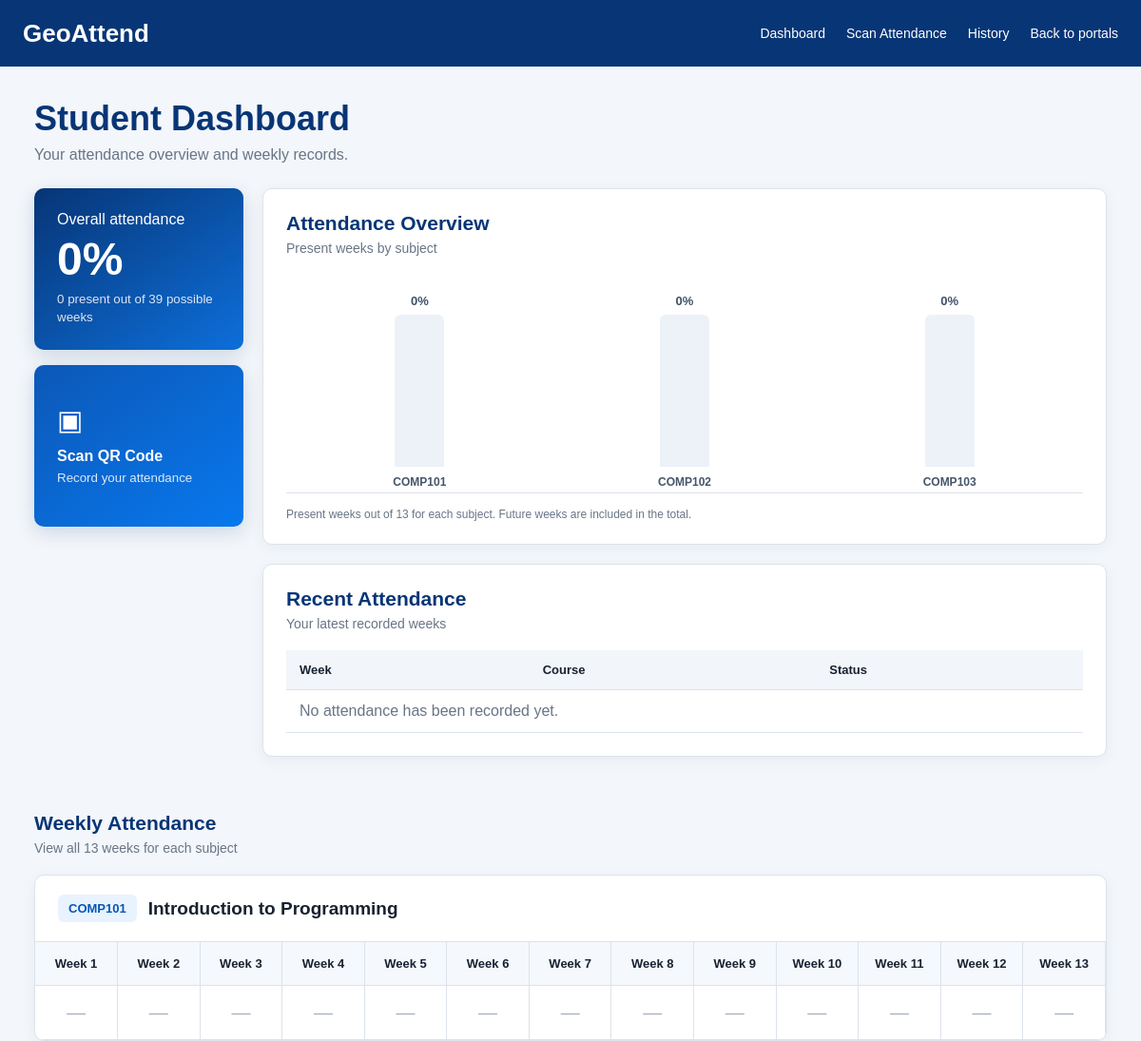
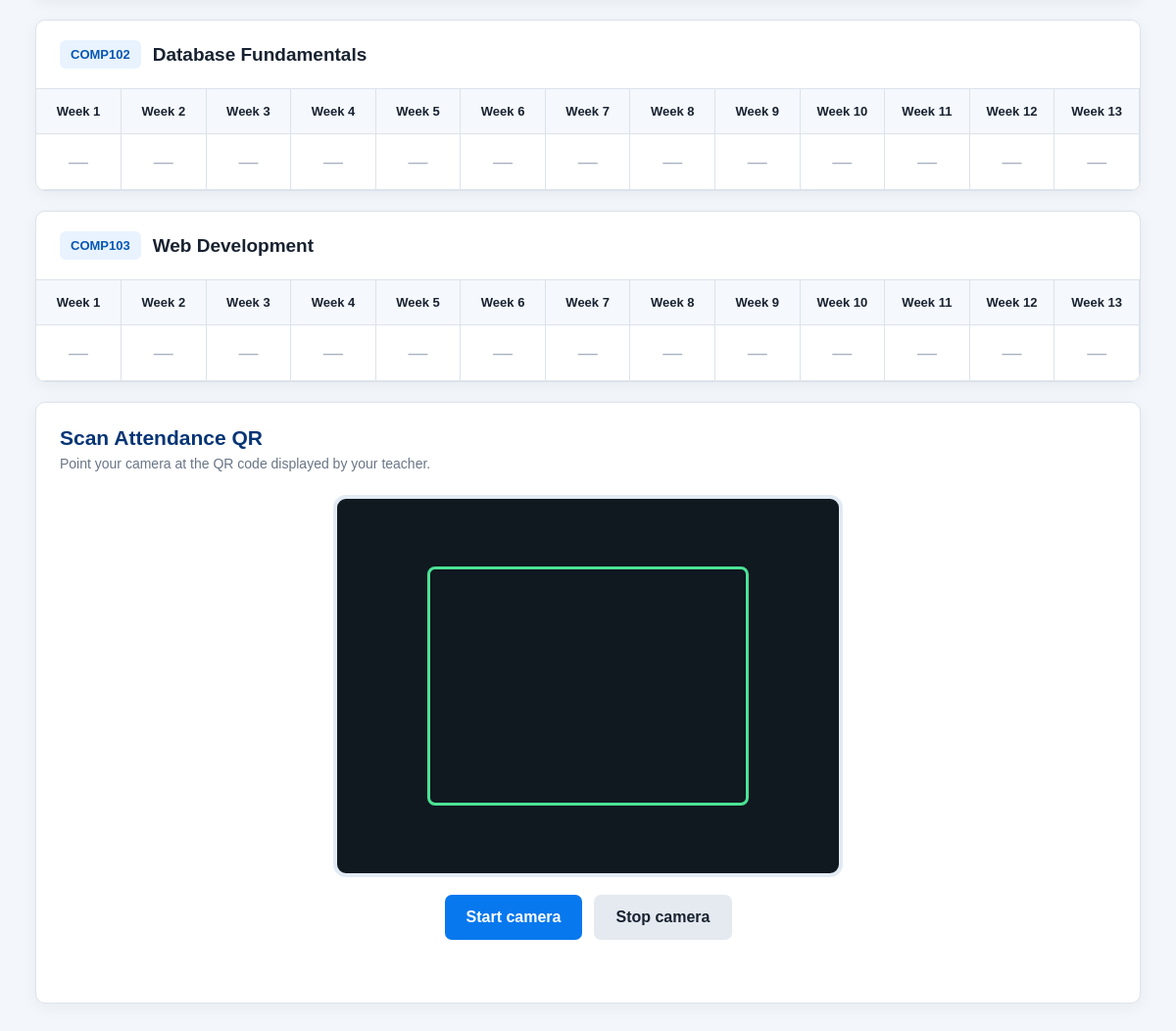
The page /student/3 on the database its author committed (2 pictures, top to bottom).
### tables this page shows
CREATE TABLE class_sections (
    section_id INTEGER PRIMARY KEY AUTOINCREMENT,

    course_id INTEGER NOT NULL REFERENCES courses(course_id),
    lecturer_id INTEGER NOT NULL REFERENCES lecturers(lecturer_id),
    room_id INTEGER NOT NULL REFERENCES rooms(room_id),

    semester TEXT NOT NULL,
    academic_year TEXT NOT NULL,

    day_of_week TEXT NOT NULL
        CHECK (day_of_week IN (
            'MONDAY',
            'TUESDAY',
            'WEDNESDAY',
            'THURSDAY',
            'FRIDAY',
            'SATURDAY',
            'SUNDAY'
        )),

    start_time TEXT NOT NULL,
    end_time TEXT NOT NULL,

    section_status TEXT NOT NULL DEFAULT 'ACTIVE'
        CHECK (section_status IN ('ACTIVE', 'INACTIVE'))
);

CREATE TABLE courses (
    course_id INTEGER PRIMARY KEY AUTOINCREMENT,
    course_code TEXT NOT NULL UNIQUE,
    course_name TEXT NOT NULL,
    course_description TEXT
);

### app.py (the view)
@app.route('/student/<int:student_id>')
def student_page(student_id):
    subjects = db.student_subjects(student_id)
    grids = {}
    for subject in subjects:
        subject_id = subject['subject_id']
        grids[subject_id] = db.attendance_grid(
            subject_id
        )
    return render_template(
        'student.html',
        student_id=student_id,
        subjects=subjects,
        grids=grids
    )

### database.py (called while the page is built)
def connect():
    db = sqlite3.connect(DATABASE)
    db.row_factory = sqlite3.Row
    db.execute('PRAGMA foreign_keys = ON')
    return db

def read(sql, values=()):
    with closing(connect()) as db:
        return db.execute(sql, values).fetchall()

def student_subjects(student_id):
    return read(
        '''
        SELECT
            cs.section_id AS subject_id,
            c.course_code AS code,
            c.course_name AS name

        FROM enrolments e

        JOIN class_sections cs USING(section_id)
        JOIN courses c USING(course_id)

        WHERE e.student_id = ?
          AND e.enrolment_status = 'ACTIVE'
          AND cs.section_status = 'ACTIVE'
        ''',
        (student_id,)
    )

def first_week(subject_id):
    rows = read(
        '''
        SELECT MIN(session_date) AS first_date
        FROM attendance_sessions
        WHERE section_id = ?
        ''',
        (subject_id,)
    )
    if rows[0]['first_date']:
        return date.fromisoformat(
            rows[0]['first_date']
        )
    return date.today()

def attendance_grid(subject_id):
    start = first_week(subject_id)
    rows = read(
        '''
        SELECT
            a.student_id,
            a.final_status,
            s.session_date

        FROM attendance_records a

        JOIN attendance_sessions s USING(session_id)

        WHERE s.section_id = ?
        ''',
        (subject_id,)
    )
    grid = {}
    for row in rows:
        session_date = date.fromisoformat(
            row['session_date']
        )
        week = (
            (session_date - start).days // 7
        ) + 1
        grid[
            (
                row['student_id'],
                week
            )
        ] = row['final_status'] or ''
    return grid

### templates/student.html (shortened to what this page needs)
<!DOCTYPE html>
<html lang="en">
<head>
    <link
        rel="stylesheet"
        href="{{ url_for('static', filename='CSS/style.css') }}"
    >
</head>
<body class="student-dashboard">
    {% set totals = namespace(present=0) %}
    {% set total_possible = subjects|length * 13 %}
    {% for subject in subjects %}
        {% for week in range(1, 14) %}
            {% set status = grids[subject.subject_id].get((student_id, week), '')|upper %}
            {% if status == 'PRESENT' %}
                {% set totals.present = totals.present + 1 %}
            {% endif %}
        {% endfor %}
    {% endfor %}
    <header class="top-header">
        <a class="logo" href="{{ url_for('select_user_page') }}">
            GeoAttend
        </a>
        <nav class="student-nav" aria-label="Student navigation">
            <a href="#overview">Dashboard</a>
            <a href="#scan-attendance">Scan Attendance</a>
            <a href="#history">History</a>
            <a href="{{ url_for('select_user_page') }}">Back to portals</a>
        </nav>
    </header>
    <main class="dashboard-container" id="overview">
        <div class="page-heading">
            <h1>Student Dashboard</h1>
            <p>Your attendance overview and weekly records.</p>
        </div>
        <div class="student-overview-layout">
            <aside class="student-quick-cards">
                <section class="student-percentage-card" aria-label="Overall attendance">
                    <span>Overall attendance</span>
                    {% if total_possible %}
                        <strong>
                            {{ ((totals.present / total_possible) * 100)|round|int }}%
                        </strong>
                    {% else %}
                        <strong>—</strong>
                    {% endif %}
                    <small>
                        {{ totals.present }} present out of
                        {{ total_possible }} possible weeks
                    </small>
                </section>
                <a class="student-scan-tile" href="#scan-attendance">
                    <span class="student-scan-symbol" aria-hidden="true">▣</span>
                    <strong>Scan QR Code</strong>
                    <small>Record your attendance</small>
                </a>
            </aside>
            <div class="student-overview-main">
                <section class="content-card student-chart-card">
                    <div class="student-card-heading">
                        <div>
                            <h2>Attendance Overview</h2>
                            <p>Present weeks by subject</p>
                        </div>
                    </div>
                    {% if subjects %}
                    <div class="student-chart">
                        {% for subject in subjects %}
                            {% set subject_total = namespace(present=0) %}
                            {% for week in range(1, 14) %}
                                {% set status = grids[subject.subject_id].get((student_id, week), '')|upper %}
                                {% if status == 'PRESENT' %}
                                    {% set subject_total.present = subject_total.present + 1 %}
                                {% endif %}
                            {% endfor %}
                            {% set percentage = ((subject_total.present / 13) * 100)|round|int %}
                            <div class="student-chart-item">
                                <span class="student-chart-value">
                                    {{ percentage }}%
                                </span>
                                <div class="student-chart-track">
                                </div>
                                <span
                                    class="student-chart-label"
                                    title="{{ subject.name }}"
                                >
                                    {{ subject.code }}
                                </span>
                            </div>
                        {% endfor %}
                    </div>
                    <p class="student-chart-note">
                        Present weeks out of 13 for each subject.
                        Future weeks are included in the total.
                    </p>
                    {% else %}
                    <p class="student-no-data">
                        No subjects available yet.
                    </p>
                    {% endif %}
                </section>
                <section
                    class="content-card student-history-card"
                    id="history"
                >
                    <div class="student-card-heading">
                        <div>
                            <h2>Recent Attendance</h2>
                            <p>Your latest recorded weeks</p>
                        </div>
                    </div>
                    <div class="student-history-scroll">
                        <table class="student-history-table">
                            <thead>
                                <tr>
                                    <th scope="col">Week</th>
                                    <th scope="col">Course</th>
                                    <th scope="col">Status</th>
                                </tr>
                            </thead>
                            <tbody>
                                {% set recent = namespace(count=0) %}
                                {% if recent.count == 0 %}
                                <tr>
                                    <td colspan="3" class="student-no-data">
                                        No attendance has been recorded yet.
                                    </td>
                                </tr>
                                {% endif %}
                            </tbody>
                        </table>
                    </div>
                </section>
            </div>
        </div>
        <section
            class="student-records-section"
            aria-labelledby="records-heading"
        >
            <div class="student-card-heading">
                <div>
                    <h2 id="records-heading">Weekly Attendance</h2>
                    <p>View all 13 weeks for each subject</p>
                </div>
            </div>
            {% for subject in subjects %}
            <article class="content-card student-subject-card">
                <div class="student-subject-heading">
                    <span class="subject-code">
                        {{ subject.code }}
                    </span>
                    <h3>{{ subject.name }}</h3>
                </div>
                <div class="table-wrapper">
                    <table class="attendance-table student-attendance-table">
                        <thead>
                            <tr>
                                {% for week in range(1, 14) %}
                                <th scope="col">
                                    Week {{ week }}
                                </th>
                                {% endfor %}
                            </tr>
                        </thead>
                        <tbody>
                            <tr>
                                {% for week in range(1, 14) %}
                                    {% set status = grids[subject.subject_id].get((student_id, week), '') %}
                                    <td>
                                        {% if status %}
                                            <span class="attendance-status
                                                {% if status|upper == 'PRESENT' %}status-present
                                                {% elif status|upper == 'ABSENT' %}status-absent
                                                {% elif status|upper == 'LATE' %}status-late
                                                {% endif %}">
                                                {{ status }}
                                            </span>
                                        {% else %}
                                            <span class="empty-status">—</span>
                                        {% endif %}
                                    </td>
                                {% endfor %}
                            </tr>
                        </tbody>
                    </table>
                </div>
            </article>
            {% else %}
            <div class="content-card student-no-data">
                No active subjects were found for this student.
            </div>
            {% endfor %}
        </section>
        <section
            class="content-card student-scanner-card"
            id="scan-attendance"
            aria-labelledby="scanner-heading"
        >
            <div class="student-card-heading">
                <div>
                    <h2 id="scanner-heading">
                        Scan Attendance QR
                    </h2>
                    <p>
                        Point your camera at the QR code
                        displayed by your teacher.
                    </p>
                </div>
            </div>
            <div class="camera-container">
                <video
                    id="camera"
                    playsinline
                    muted
                    aria-label="QR scanner camera preview"
                ></video>
            </div>
            <div class="scanner-actions">
                <button
                    id="start"
                    class="primary-button"
                    type="button"
                >
                    Start camera
                </button>
                <button
                    id="stop"
                    class="secondary-button"
                    type="button"
                >
                    Stop camera
                </button>
            </div>
            <p
                id="message"
                class="scanner-message"
                role="status"
                aria-live="polite"
                data-scan-url="{{ url_for('scan', student_id=student_id) }}"
            ></p>
        </section>
    </main>
</body>
</html>

### rows shown on the page
class_sections: percentage "0", code "COMP101", name "Introduction to Programming", week "1" "2" "3" "4" "5" "6" "7" "8" "9" "10" "11" "12" "13"
class_sections: percentage "0", code "COMP102", name "Database Fundamentals", week "1" "2" "3" "4" "5" "6" "7" "8" "9" "10" "11" "12" "13"
class_sections: percentage "0", code "COMP103", name "Web Development", week "1" "2" "3" "4" "5" "6" "7" "8" "9" "10" "11" "12" "13"

### other values the page prints
{{ ((totals.present / total_possible) * 100)|round|int }} "0"
{{ totals.present }} "0"
{{ total_possible }} "39"
